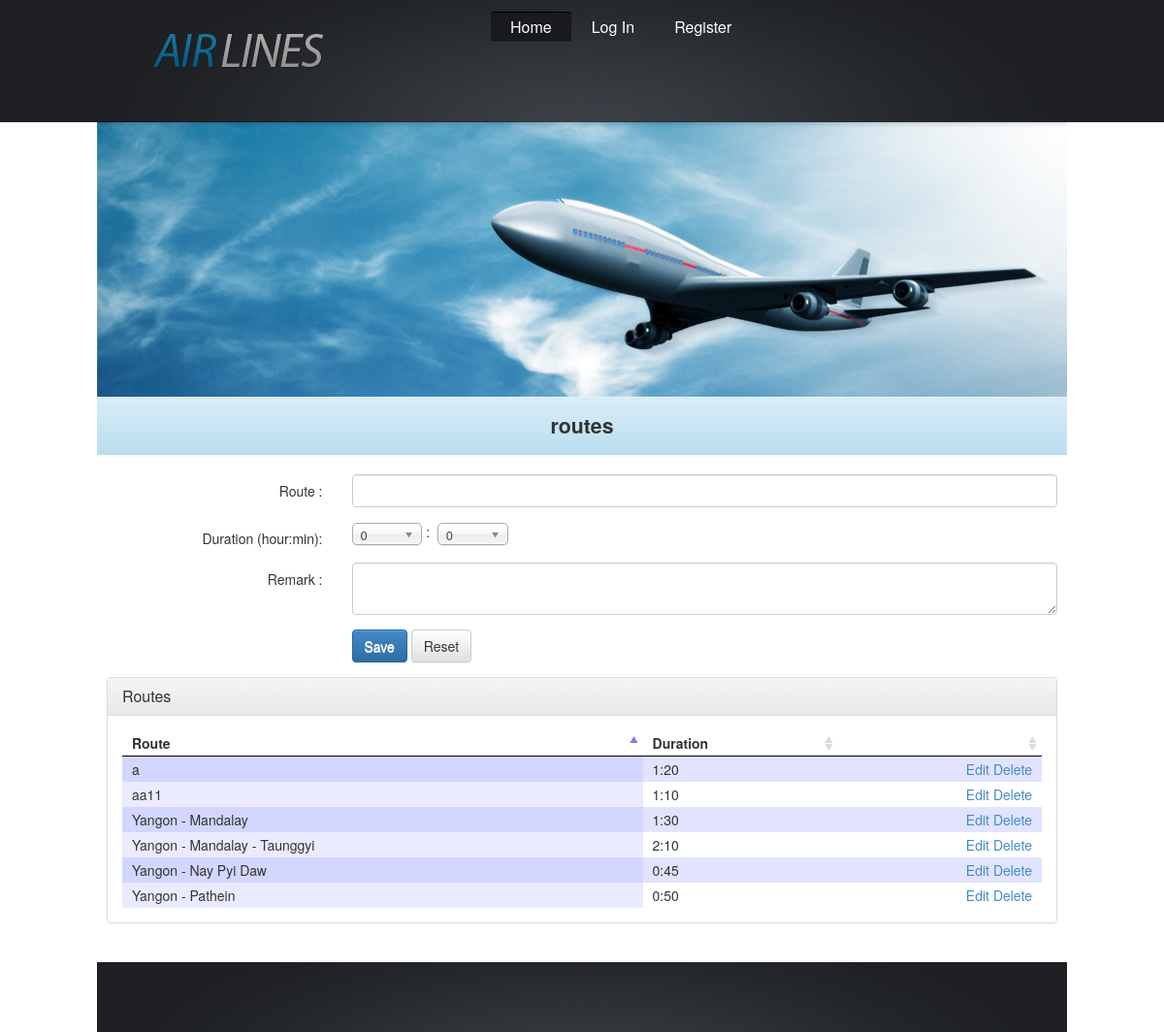
Page /routes.php on the committed database.
### tables this page shows
CREATE TABLE IF NOT EXISTS `routes` (
  `route_id` varchar(15) NOT NULL,
  `title` varchar(50) NOT NULL,
  `hour` int(2) NOT NULL,
  `min` int(2) NOT NULL,
  `remark` varchar(255) NOT NULL,
  PRIMARY KEY (`route_id`)
);

### includes/routeHelper.php (called while the page is built, shortened)
<?php
class routeHelper {
    public static function selectAll() {
        $sql = "SELECT * " .
                "FROM routes " .
                "ORDER BY title";
        $result = mysql_query($sql) or die(mysql_error());
        $output = array();
        while ($row = mysql_fetch_array($result)) {
            $output[] = array(
                'route_id' => $row['route_id'],
                'title' => $row['title'],
                'hour' => $row['hour'],
                'min' => $row['min'],
                'remark'=> $row['remark']
            );
        }
        return $output;
    }
}
?>

### includes/route-display.php (the view, shortened to what this page needs)
<link href="css/jquery.dataTables.css" rel="stylesheet" type="text/css" />
<div class="panel panel-default">
  <div class="panel-heading">
    <h3 class="panel-title">Routes</h3>
  </div>
  <div class="panel-body">
    <table id="route-table">
            <thead>
            <th>Route</th>
            <th>Duration</th>
            <th></th>
            </thead>
            <tbody>
                <?php
                $routeData= routeHelper::selectAll();
                ?>
                <?php foreach ($routeData as $row) { ?>
                    <tr>
                        <td><?php echo $row['title']; ?></td>
                        <td><?php echo $row['hour'] . ":" . $row['min']; ?></td>
                        <td class="action-column">
                            <a href="routes.php?route_id=<?php echo $row['route_id'];?>">Edit</a>
                            <a href="routes.php?route_id=<?php echo $row['route_id'];?>&action=delete" class="delete-link">Delete</a>
                        </td>
                    </tr>
                <?php } ?>
            </tbody>
        </table>
  </div>
</div>

### css/style.css (style rules this page uses)
body { background:#fff; border:0; font:14px Arial, Helvetica, sans-serif; color:#3c4046; line-height:20px; min-width:1000px; }
a { color:#1e749a; text-decoration:underline; outline:none; }
a { outline:none; }

### css/custom-style.css (style rules this page uses)
table .action-column { text-align:right; }

### rows in the picture
routes: title "a", hour "1", min "20"
routes: title "aa11", hour "1", min "10"
routes: title "Yangon - Mandalay", hour "1", min "30"
routes: title "Yangon - Mandalay - Taunggyi", hour "2", min "10"
routes: title "Yangon - Nay Pyi Daw", hour "0", min "45"
routes: title "Yangon - Pathein", hour "0", min "50"

### other values in the picture
$pageTitle "routes"
